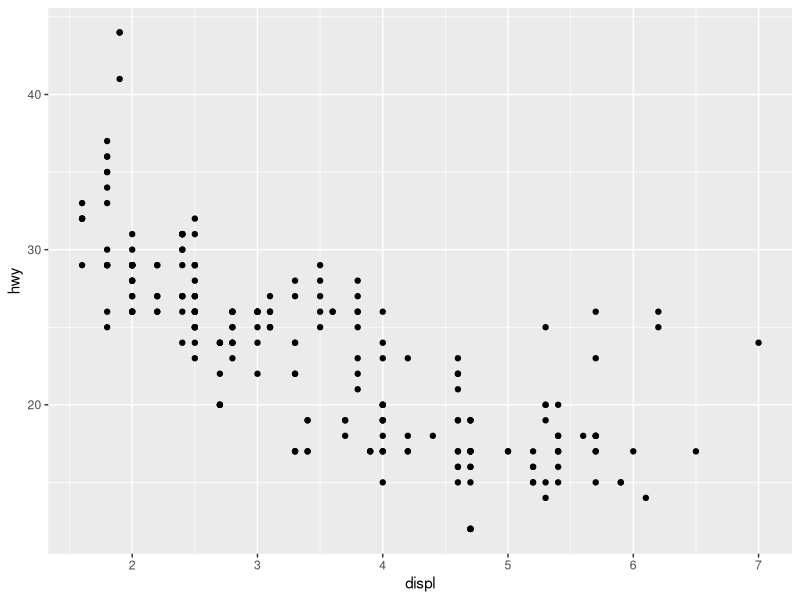
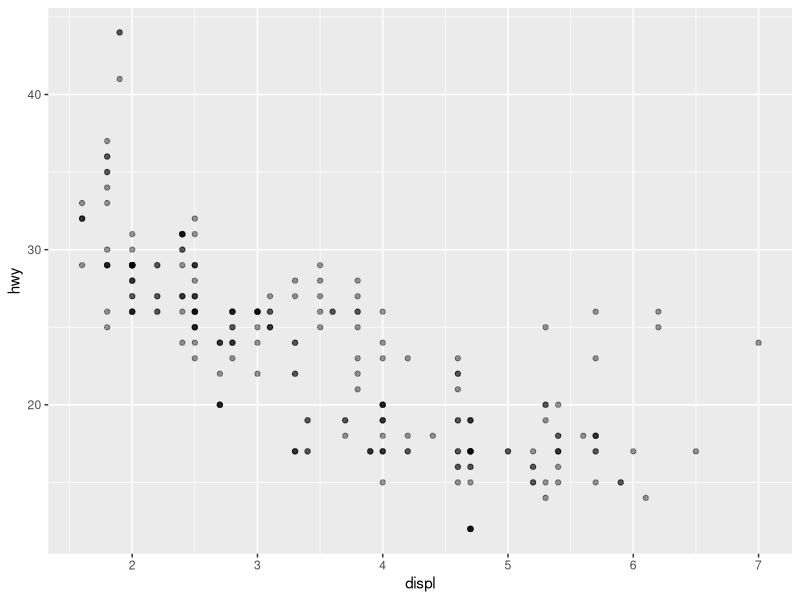
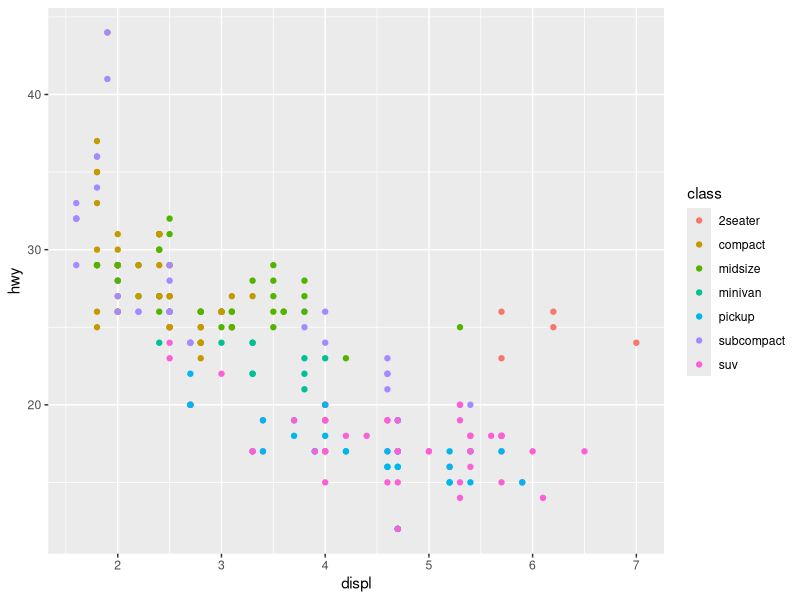
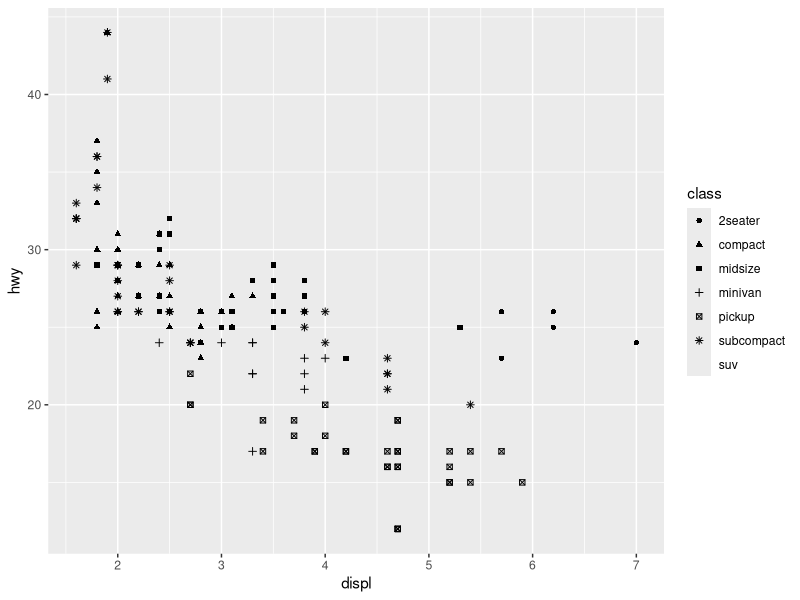
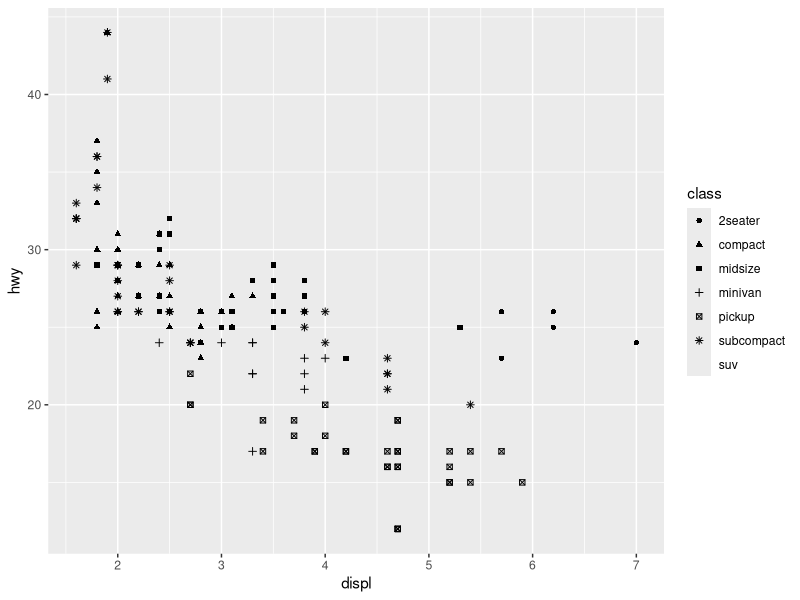
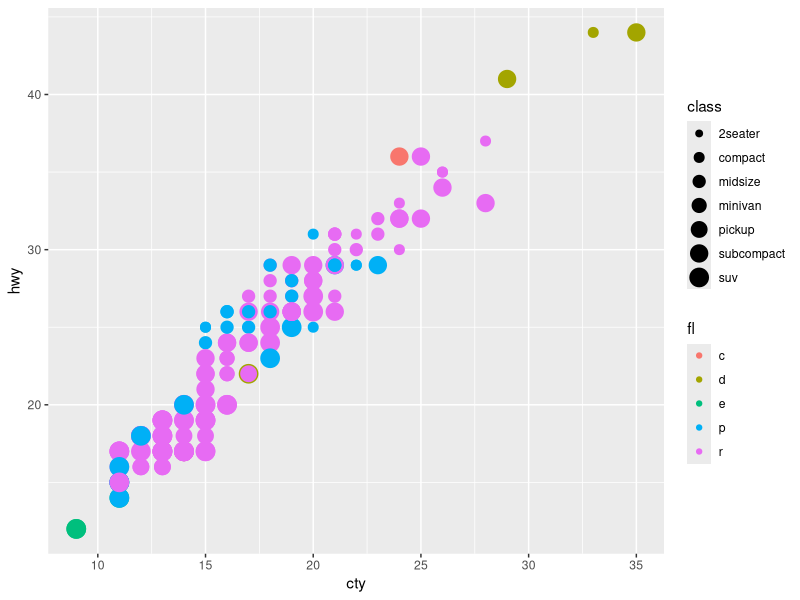
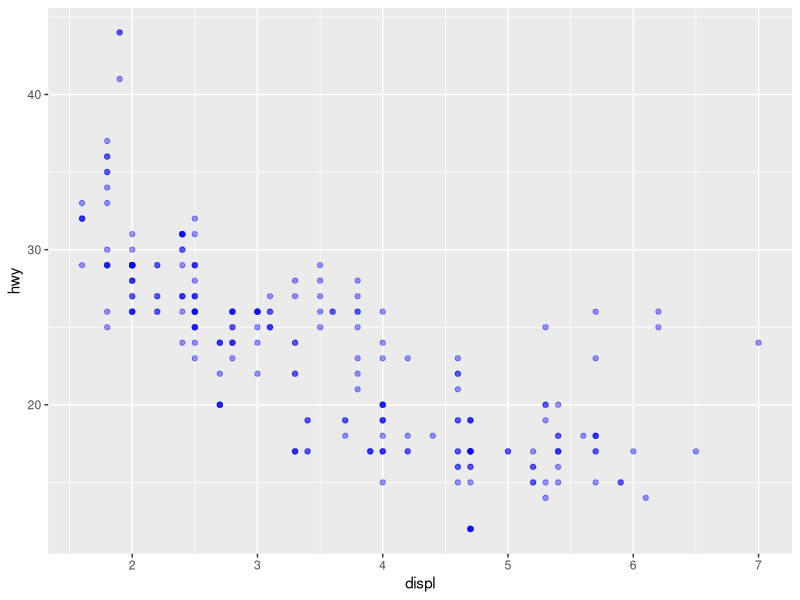
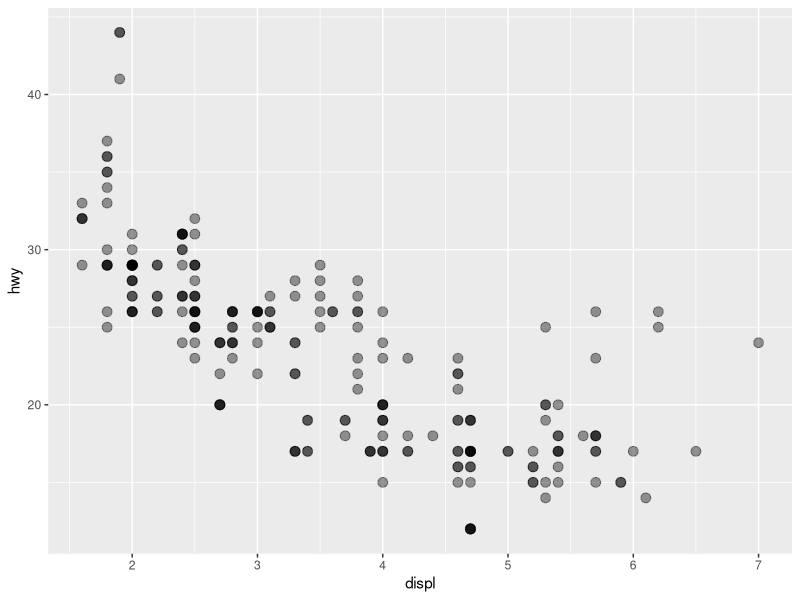

R code for these plots, in order: (Note: this script raises an error after producing the figures.)
## ---- chunk 1
x <- seq(1:15)

norm_x <- rnorm(5, 0.1)
## ---- chunk 2
library(tidyverse)
data(mpg)
head(mpg)
mpg

# Assign plot to a variable
car_plot <- ggplot(data = mpg, aes(x = displ, y = hwy))
# Draw the plot
car_plot +
geom_point()

#we start modifying this plot to extract more information from it. For instance, we can add transparency #(alpha) to avoid overplotting:
car_plot + 
  geom_point(alpha = 0.4)

###Or to color each species in the plot differently:
ggplot(data = mpg, aes(x = displ, y = hwy)) +
geom_point(aes(color = class))

### In the above example, we mapped class to the color aesthetic, but we could have mapped class to the
### shape aesthetic in the same way. In this case, the shape of each point would reveal its class affiliation.
ggplot(data = mpg) +
geom_point(mapping = aes(x = displ, y = hwy, shape = class))

### Is the mapping argument necessary?
ggplot(data = mpg) +
geom_point(aes(x = displ, y = hwy, shape = class))
### NO!!!
## ---- chunk 3

#Make a scatterplot of hwy vs cty with different size points representing each car class and different colors for each fuel type.

#We get a warning here, because mapping an unordered variable (class) to an ordered aesthetic (size) is not a good idea.
ggplot(data = mpg) +
geom_point(mapping = aes(x = cty, y = hwy, size = class, color = fl))

### The color of points as a character string
ggplot(data = mpg, aes(x = displ, y = hwy)) +
geom_point(alpha = 0.4, color = "blue")

### The size of a point in mm
ggplot(data = mpg, mapping = aes(x = displ, y = hwy)) + 
  geom_point(alpha = 0.4, size = 3)

### The shape of a point as a number
ggplot(data = mpg, mapping = aes(x = displ, y = hwy)) + 
  geom_point(alpha = 0.4, shape = 9)
## ---- chunk 4
# 1.
### what's gone wrong with this code?
ggplot(data = mpg) +
geom_point(aes(x = displ, y = hwy, color = "blue"))
### The color is in the aesthetics function

### Let's fix it!
ggplot(data = mpg) +
geom_point(aes(x = displ, y = hwy), color = "blue")

# 2.
### Plot hwy vs displ and have the point color to indicate cty mpg.
ggplot(data = mpg) +
  geom_point(aes(x = displ, y = hwy, color = cty))

# 3.
### Now instead of using color, use shape to indicate cty mpg
ggplot(data = mpg) +
  geom_point(aes(x = displ, y = hwy, shape = cty))

### Why are these two aesthetics behaving differently?
# Because we used a continuous to map something discrete... shape!

# 4. 
### What happens if you map an aesthetic to something other than a variable name, like aes(colour = displ < 5)?
ggplot(data = mpg) + 
  geom_point(aes(x = displ, y = hwy, color = displ <5))
## ---- chunk 5

